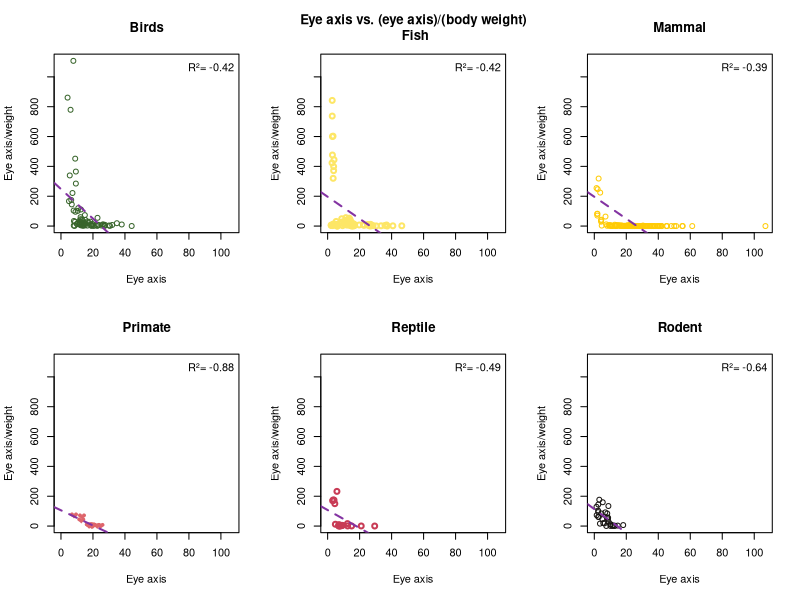

Reproduce this figure in R.
#     Author: Jesper R.
#     date:   25/03-25
######################################

# Read in data

setwd("~/workdesk/bmb546 evo projekt")

x_stat<- read.csv("Howard.csv",header=T,sep="\t")
y_stat<- read.csv("Ritland_eyes_raw_FINAL.csv",header=T)



# Getting all the active names
names<-unique(x_stat$Group)


# Data untangling of 'x_stat' dataset
DataPull<-function(dyr,navn,indsæt)
{
  result<-c(0,0)
  h<-1
  
  for (i in 1:333)
  {
    if (x_stat[i,dyr]==navn)
    { 
      result[h]<-x_stat[i,indsæt]
      h<-h+1
    }
  }
  return(result)
}


bird_eye<-DataPull(3,names[2],5)
bird_weight<-DataPull(3,names[2],4)


fish_eye<-DataPull(3,names[3],5)
fish_weight<-DataPull(3,names[3],4)


mammal_eye<-DataPull(3,names[4],5)
mammal_weight<-DataPull(3,names[4],4)


primate_eye<-DataPull(3,names[5],5)
primate_weight<-DataPull(3,names[5],4)


reptile_eye<-DataPull(3,names[6],5)
reptile_weight<-DataPull(3,names[6],4)


rodent_eye<-DataPull(3,names[7],5)
rodent_weight<-DataPull(3,names[7],4)



# Data untangling of 'y' dataset
aquatic_eye<-c(0,0)
h<-1

for (i in 1:4782)
{
  if (y_stat[i,40]=="Aquatic")
  { 
    aquatic_eye[h]<-y_stat[i,38]
    h<-h+1
  }
}


### fjern NA'er HER
aquatic_weight<-c(0,0)
h<-1

for (i in 1:4782)
{
  if (y_stat[i,40]=="Aquatic")
  { 
    aquatic_weight[h]<-y_stat[i,34]
    h<-h+1
  }
}



#######################################################################
#                         Data visolaztion                            #
#######################################################################
# Y value
bird_div<-bird_eye/bird_weight
fish_div<-fish_eye/fish_weight
mammal_div<-mammal_eye/mammal_weight
primate_div<-primate_eye/primate_weight
reptile_div<-reptile_eye/reptile_weight
rodent_div<-rodent_eye/rodent_weight

# Line 
bird_line<-lm(bird_div~bird_eye)
fish_line<-lm(fish_div~fish_eye)
mammal_line<-lm(mammal_div~mammal_eye)
primate_line<-lm(primate_div~primate_eye)
reptile_line<-lm(reptile_div~reptile_eye)
rodent_line<-lm(rodent_div~rodent_eye)

# making R values
bird_r<-round(cor(bird_eye,bird_div),2)
fish_r<-round(cor(fish_eye,fish_div),2)
mammal_r<-round(cor(mammal_eye,mammal_div),2)
primate_r<-round(cor(primate_eye,primate_div),2)
reptile_r<-round(cor(reptile_eye,reptile_div),2)
rodent_r<-round(cor(rodent_eye,rodent_div),2)

bird_rf<-paste("R²=",bird_r)
fish_rf<-paste("R²=",fish_r)
mammal_rf<-paste("R²=",mammal_r)
primate_rf<-paste("R²=",primate_r)
reptile_rf<-paste("R²=",reptile_r)
rodent_rf<-paste("R²=",rodent_r)


# x and y limitis
x<-c(0,107)
y<-c(0,1108)

# plot
par(mfrow=c(2,3))
plot(bird_eye,bird_div,xlim=x,ylim=y,main="Birds",ylab="Eye axis/weight",xlab="Eye axis",col="#37642A")
abline(bird_line,lty=2,lwd=2,col="#8333a2")
legend('topright', legend =bird_rf , bty = 'n')

plot(fish_eye,fish_div,xlim=x,ylim=y,ylab="Eye axis/weight",xlab="Eye axis",main="Eye axis vs. (eye axis)/(body weight)\n Fish",col="#FDE666",lwd=2)
abline(fish_line,lty=2,lwd=2,col="#8333a2")
legend('topright', legend =fish_rf , bty = 'n')

plot(mammal_eye,mammal_div,xlim=x,ylim=y,main="Mammal",ylab="Eye axis/weight",xlab="Eye axis",col="#FFCB05")
abline(fish_line,lty=2,lwd=2,col="#8333a2")
legend('topright', legend =mammal_rf , bty = 'n')

plot(primate_eye,primate_div,xlim=x,ylim=y,main="Primate",ylab="Eye axis/weight",xlab="Eye axis",pch = "❤",col="#DE656B")
abline(primate_line,lty=2,lwd=2,col="#8333a2")
legend('topright', legend =primate_rf , bty = 'n')

plot(reptile_eye,reptile_div,xlim=x,ylim=y,main="Reptile",ylab="Eye axis/weight",xlab="Eye axis",col="#C83B55",lwd=2)
abline(reptile_line,lty=2,lwd=2,col="#8333a2")
legend('topright', legend =reptile_rf , bty = 'n')

plot(rodent_eye,rodent_div,xlim=x,ylim=y,main="Rodent",ylab="Eye axis/weight",xlab="Eye axis",col="#171411")
abline(rodent_line,lty=2,lwd=2,col="#8333a2")
legend('topright', legend =rodent_rf , bty = 'n')
par(mfrow=c(1,1))